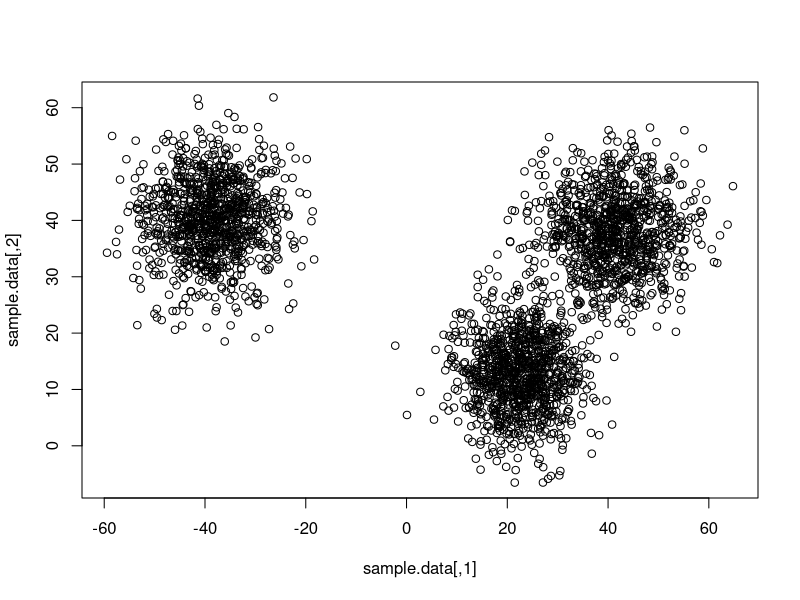
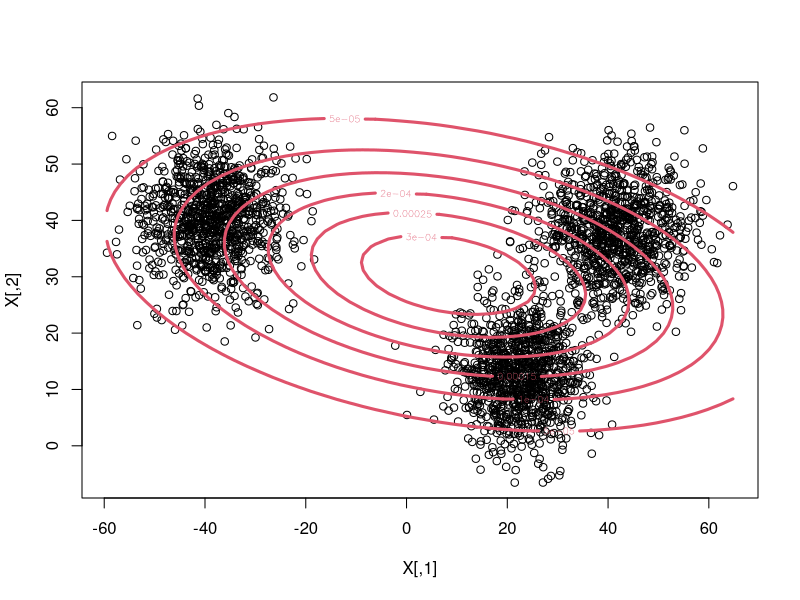
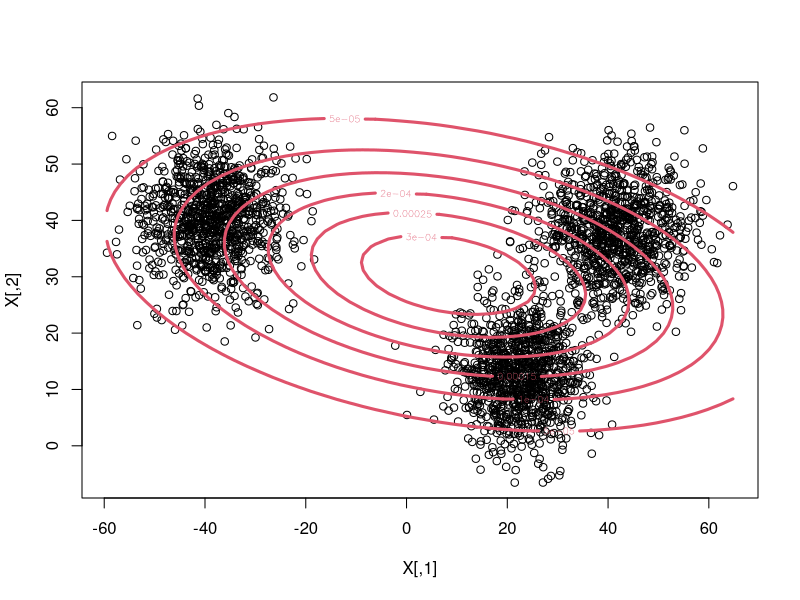
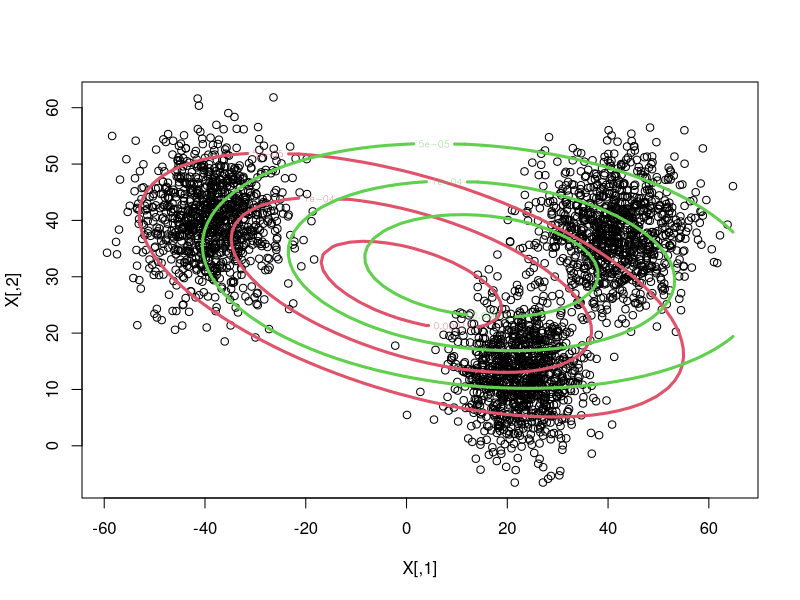
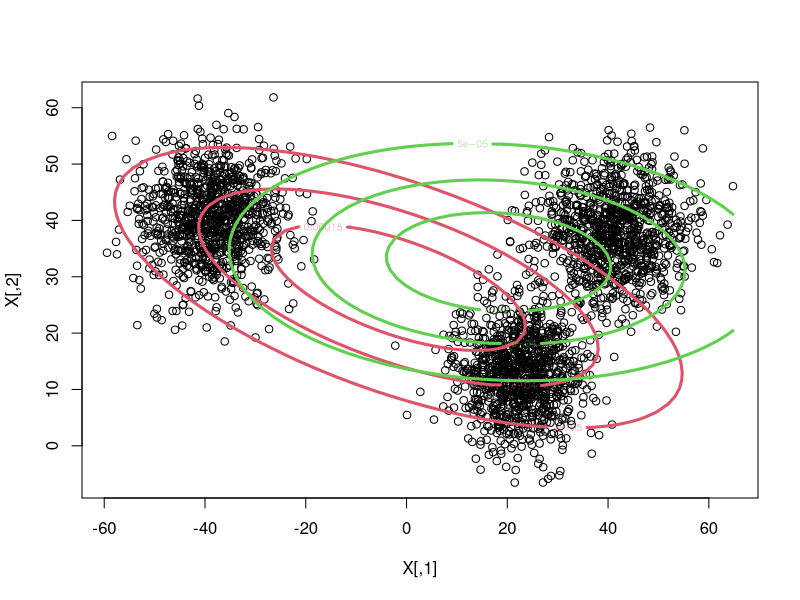
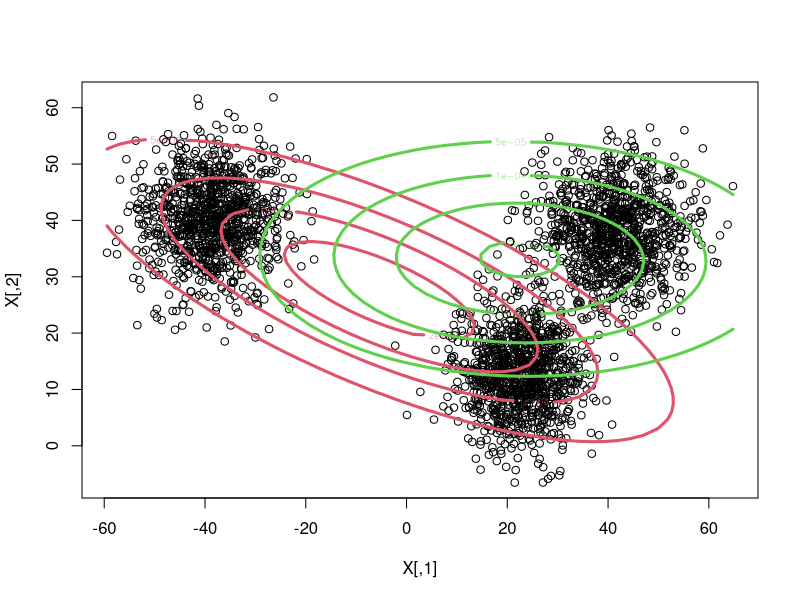
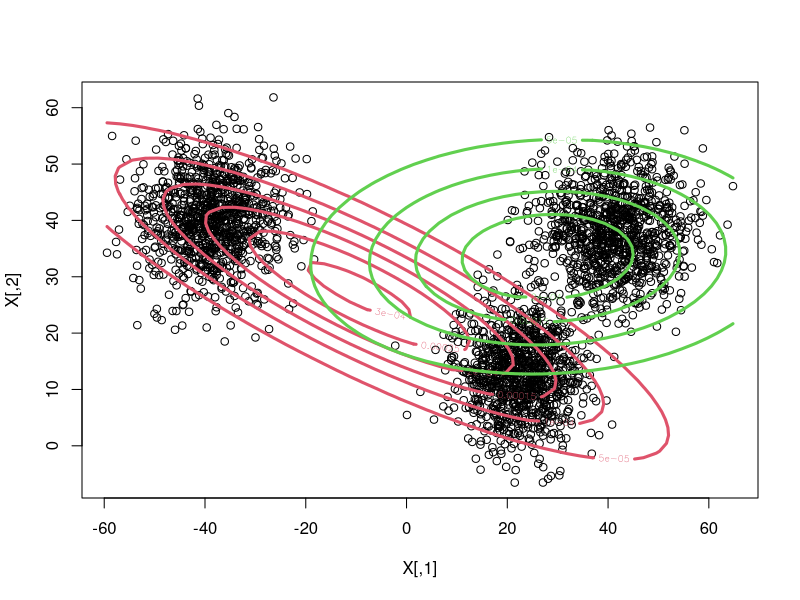
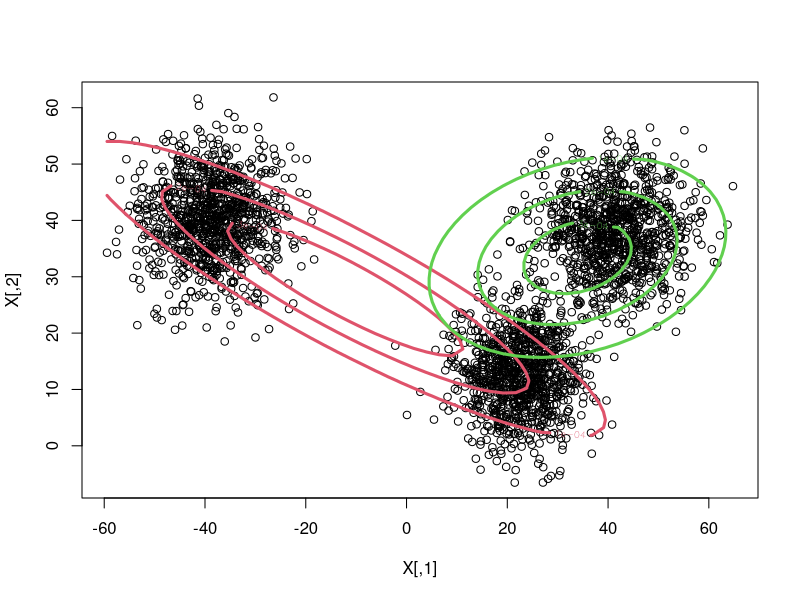

Write the R code that produced these figures, in order. (Note: a time limit stopped this script after it produced the figures.)
## EM algorithm implementation
## Joshua Moller-Mara
require(MASS)
require(mvtnorm)

## Probability of each cluster for each point
E.step <- function(X, phi, N) {
  h <-
    with(phi, do.call(cbind,
                      lapply(1:N, function(i)
                        dmvnorm(X, mu[[i]], sig[[i]]))))
  h/rowSums(h)                       #Normalize
}

## Given the probability of each cluster for each point, we try to
## find the values of mu, sigma, and alpha that maximize the likelihood
M.step <- function(X, h, N) {
  covs <- lapply(1:N, function(i) cov.wt(X, h[,i]))
  mu <- lapply(covs, "[[", "center")
  sig <- lapply(covs, "[[", "cov")
  alpha <- colMeans(h)
  list(mu = mu, sig = sig, alpha = alpha)
}

## log.likelihood
## Given points and parameters, how well does our model fit?
## This also gives us a terminating condition for the EM algorithm.
## We stop if we don't improve all that much.
## This is also used for AIC for model selection (choosing a value of k)
log.like <- function(X, phi, N) {
  probs <- 
    with(phi, do.call(cbind,
                      lapply(1:N, function(i)
                        alpha[i] * dmvnorm(X, mu[[i]], sig[[i]]))))
  sum(log(rowSums(probs)))
}

#Function to plot current data
## Also visualize clusters using contours
plot.em <- function(X, phi, N){
  xpts <- seq((rr <- range(X[,1]))[1], rr[2], length.out=50)
  ypts <- seq((rr <- range(X[,2]))[1], rr[2], length.out=50)
  plot(X)
  for(i in 1:N) {
    mixture.contour <-
      with(phi, outer(xpts,ypts,function(x,y)
        alpha[i]*dmvnorm(cbind(x,y),mean=mu[[i]],sigma=sig[[i]])))
    contour(xpts, ypts, mixture.contour, nlevels=5, col=i+1, add=TRUE, lwd=3)
  }
}

## Terminate if log.like @ (t-1) - log.like @ (t) is below a threshold

## Here we actually run EM.
## X is our data set
## N is the number of points
## This EM algorithm implementation should be able to handle values of X with any dimension.
## However, it only can plot 2D data.
run.em <- function(X, N, plot = TRUE, sleep = 0.5, max.iter = 30, save=FALSE) {
  covs <- replicate(N, list(cov.wt(X[sample(nrow(X), 30),])))
  mu <- lapply(covs, "[[", "center")
  sig <- lapply(covs, "[[", "cov")
  alpha <- rep(1/N, N)
  phi <<- list(mu = mu, sig = sig, alpha = alpha)
  
  for(i in 1:max.iter) {
    oldphi <- phi
    h <<- E.step(X, phi, N)
    phi <<- M.step(X, h, N)
    if(plot) {
      plot.em(X, phi, N)
      if(save) {
        dev.copy(jpeg, sprintf("output/em-%02d-clusters-%02d.jpg", N, i))
        dev.off()
      }
      Sys.sleep(sleep)
    }
    if((log.like(X, phi, N) - log.like(X, oldphi, N)) < 0.01)
      break
  }
  return(list(phi = phi, aic = 2*3*N - log.like(X, phi, N)))
}


##
## Example clustering
## 

sample.data <- 
  do.call(rbind, replicate(sample(5,1), list(rmvnorm(n=1000, rnorm(2, sd=30), diag(rgamma(2, 50))))))

plot(sample.data)

##
## Run EM for 1 to 6 clusters
## Output which value of k has the best fit
## 
(aics <- sapply(1:6, function(i) run.em(sample.data, i, sleep=0, max.iter=30)$aic))
which.min(aics)
nrow(sample.data)

##
## Same as above, but fit values of k multiple times
## 
(aics <- sapply(1:10, function(i) min(replicate(5, run.em(sample.data, i, sleep=0)$aic))))
which.min(aics)
nrow(sample.data)


##
## Example used in the blog
## 

two.cluster.data <- 
  rbind(rmvnorm(n=1000, mean=c(0,0), diag(2)*10),
        rmvnorm(n=1000, mean=c(3,0), matrix(c(5,2,2,1),2,2)))

run.em(two.cluster.data, 2, sleep=0, max.iter=100)

## Try a k-means clustering
## color it
km <- kmeans(two.cluster.data, 2, iter.max = 30)
plot(two.cluster.data, ylab="", xlab="", col = c("red", "blue")[km$cluster])

## Try EM mixture model clustering
## and color it
em.output <- run.em(two.cluster.data, 2, sleep=0, max.iter=100)
ecolor <- apply(E.step(two.cluster.data, em.output$phi, 2), 1, which.max)
plot(two.cluster.data, ylab="", xlab="", col = c("red", "blue")[ecolor])
